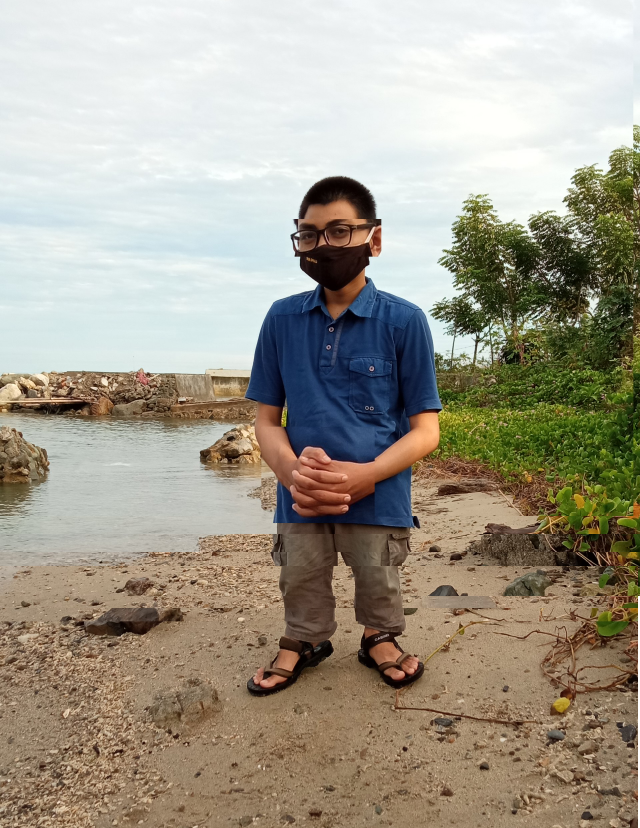
#> input picture Ahmad Hidayatullah Nur Pratikta_F55120079_B_Tugas PCD (4 Citra)/epic.jpg, 1920 x 2484 px (shown at 1/3 size)
$ python 'RGB to Grayscale.py'
#> lines starting #> are read from the running program, lines starting #| are printed output that depends on the picture
import cv2

img = cv2.imread('epic.jpg', 1)
#> img is the input picture: shape (2484, 1920, 3); mean B, G, R 140.6, 155.4, 162.2
resize = cv2.resize(img, (700,500))
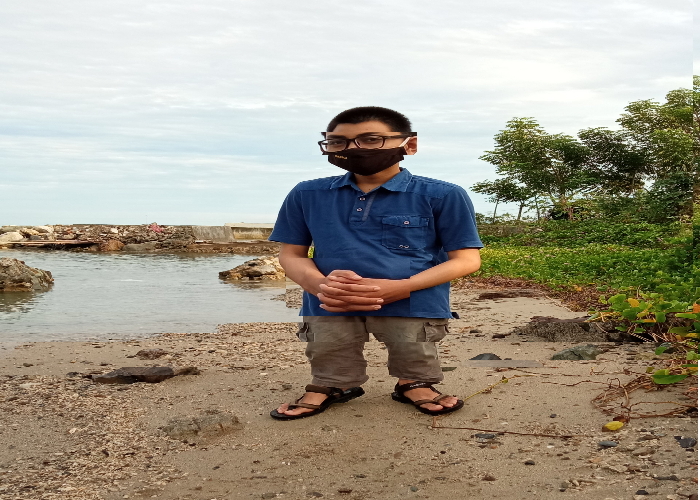
#> resize: shape (500, 700, 3); mean B, G, R 140.4, 155.3, 162
gray = cv2.cvtColor(resize, cv2.COLOR_BGR2GRAY)
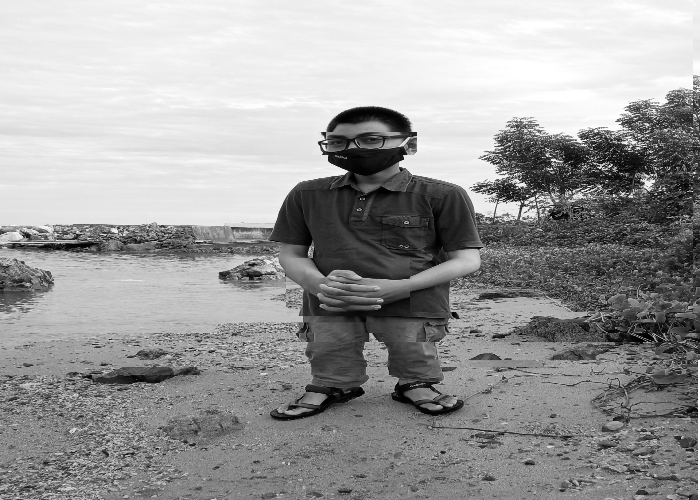
#> gray: shape (500, 700); min 0, max 255, mean 155.6

cv2.imshow("Gambar Original", resize)
cv2.imshow("Gambar Grayscale", gray)

cv2.waitKey(0)
cv2.destroyAllWindows()
